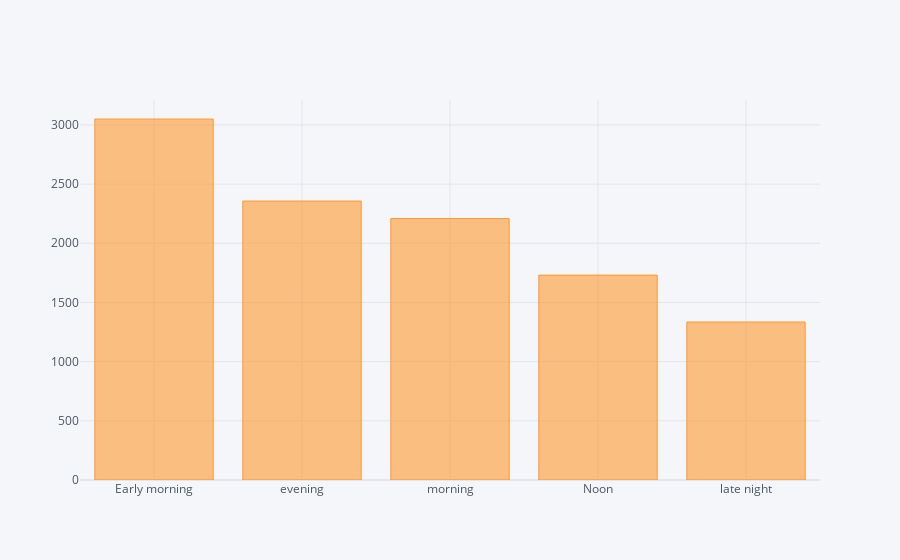

Notebook code cell kept with this figure:
### Code cell
df1['Dep_Time_hour'].apply(sessions).value_counts().iplot(kind='bar')

### Figure 1 — Plotly figure (JSON) as saved in the notebook; plotly's stock layout.template omitted (floating-point values rounded to 4 significant figures)
{"data": [{"marker": {"color": "rgba(255, 153, 51, 0.6)", "line": {"color": "rgba(255, 153, 51, 1.0)", "width": 1}}, "name": "count", "orientation": "v", "text": "", "type": "bar", "x": ["Early morning", "evening", "morning", "Noon", "late night"], "y": [3050, 2357, 2209, 1731, 1335]}], "layout": {"legend": {"bgcolor": "#F5F6F9", "font": {"color": "#4D5663"}}, "paper_bgcolor": "#F5F6F9", "plot_bgcolor": "#F5F6F9", "title": {"font": {"color": "#4D5663"}}, "xaxis": {"gridcolor": "#E1E5ED", "showgrid": true, "tickfont": {"color": "#4D5663"}, "title": {"font": {"color": "#4D5663"}, "text": ""}, "zerolinecolor": "#E1E5ED"}, "yaxis": {"gridcolor": "#E1E5ED", "showgrid": true, "tickfont": {"color": "#4D5663"}, "title": {"font": {"color": "#4D5663"}, "text": ""}, "zerolinecolor": "#E1E5ED"}}}
